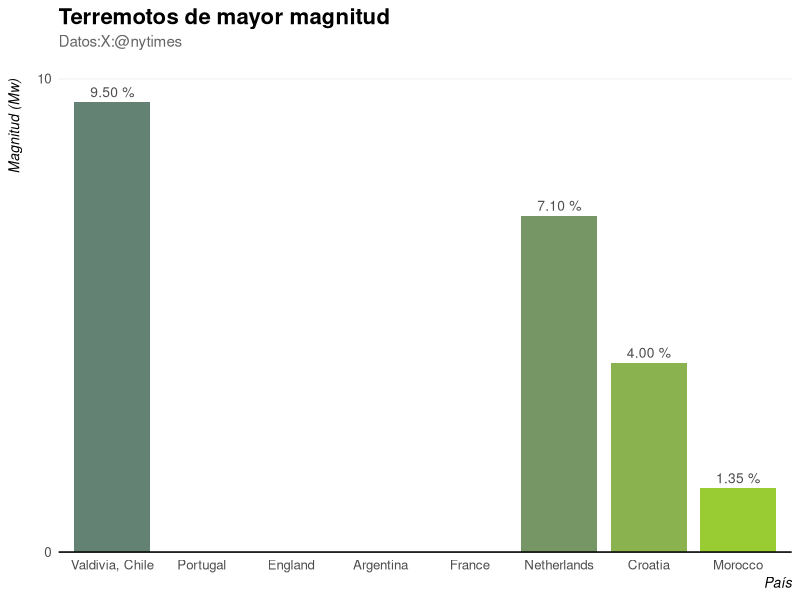

R code for this plot:

library(ggplot2)
library(scales)

# 2. Crear el dataset con los datos exactos de la imagen
datos_mundial <- data.frame(
  Pais = factor(
    c("Valdivia, Chile", "Portugal", "England", "Argentina", "France", "Netherlands", "Croatia", "Morocco"),
    levels = c("Valdivia, Chile", "Portugal", "England", "Argentina", "France", "Netherlands", "Croatia", "Morocco") # Mantiene el orden
  ),
  Porcentaje = c(9.5, 14.10, 14.05, 13.20, 13.10, 7.10, 4.00, 1.35)
)

# 3. Construir el gráfico
ggplot(datos_mundial, aes(x = Pais, y = Porcentaje, fill = Porcentaje)) +
  # Crear las barras numéricas
  geom_col(width = 0.85, show.legend = FALSE) +
  
  # Añadir el texto de los porcentajes arriba de cada barra
  geom_text(
    aes(label = sprintf("%.2f %%", Porcentaje)), 
    vjust = -0.5, 
    size = 3.5, 
    color = "gray30"
  ) +
  
  # Paleta de colores degradada (Azul oscuro -> Verde brillante)
  scale_fill_gradient(low = "#99cc33", high = "#2e5c8a") +
  
  # Configurar el eje Y (límites y quiebres cada 10)
  scale_y_continuous(
    limits = c(0, 10), 
    breaks = seq(0, 10, by = 10),
    expand = c(0, 0)
  ) +
  
  # Títulos y etiquetas de los ejes
  labs(
    title = "Terremotos de mayor magnitud",
    subtitle = "Datos:X:@nytimes",
    x = "País",
    y = "Magnitud (Mw)"
  ) +
  
  # Aplicar un estilo limpio y minimalista
  theme_minimal(base_size = 12) +
  theme(
    plot.title = element_text(face = "bold", size = 16, margin = margin(b = 4)),
    plot.subtitle = element_text(size = 11, color = "gray40", margin = margin(b = 20)),
    axis.title.x = element_text(hjust = 1, size = 10, face = "italic"),
    axis.title.y = element_text(hjust = 1, size = 10, face = "italic", margin = margin(r = 10)),
    panel.grid.major.x = element_blank(), # Elimina líneas verticales de fondo
    panel.grid.minor = element_blank(),   # Elimina líneas secundarias de fondo
    panel.grid.major.y = element_line(color = "gray92"),
    axis.line.x = element_line(color = "black")
  )
